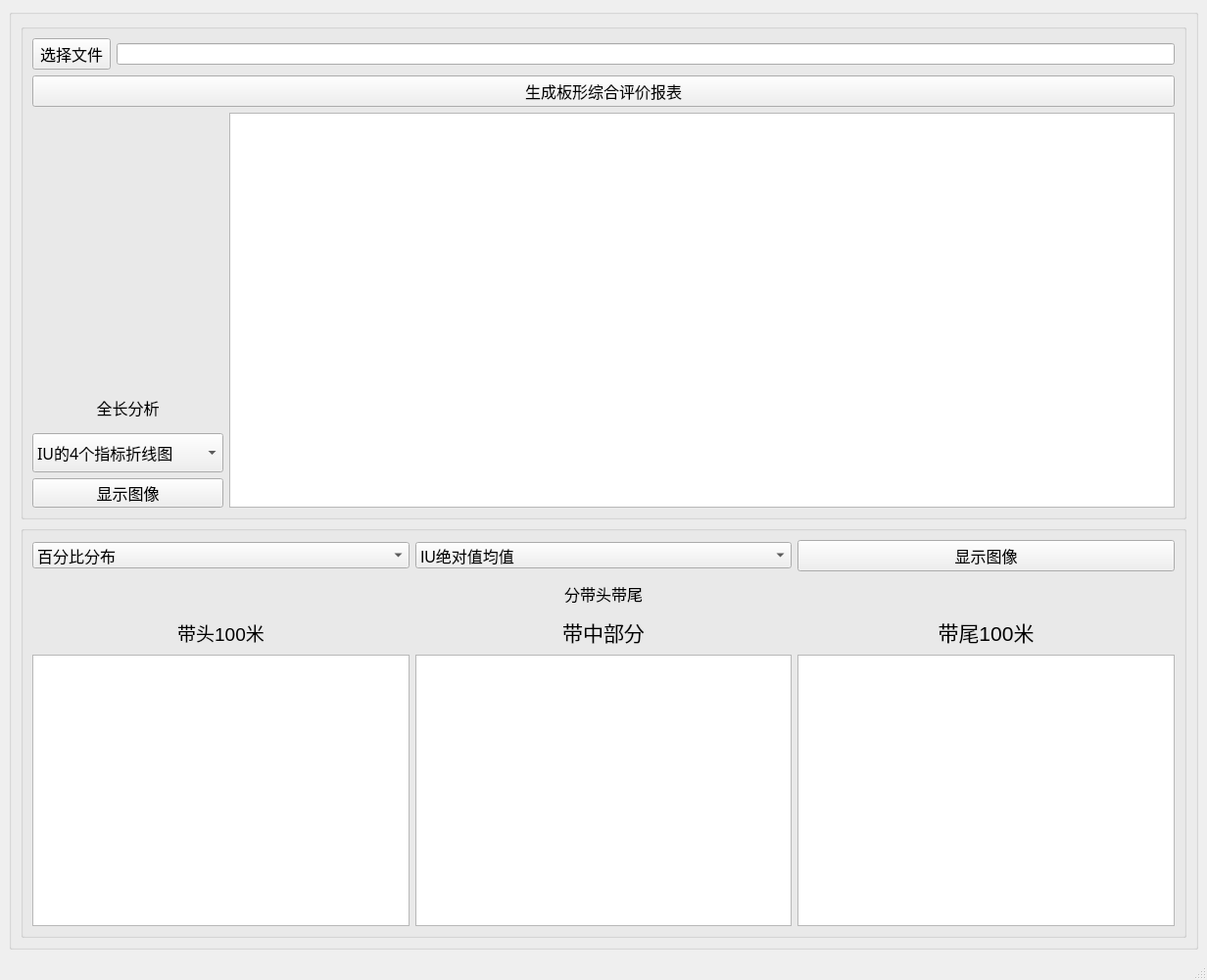
<?xml version="1.0" encoding="UTF-8"?>
<ui version="4.0">
 <class>SinglePolicyCompare</class>
 <widget class="QMainWindow" name="SinglePolicyCompare">
  <property name="geometry">
   <rect>
    <x>0</x>
    <y>0</y>
    <width>1232</width>
    <height>1000</height>
   </rect>
  </property>
  <property name="windowTitle">
   <string>SinglePolicyCompare</string>
  </property>
  <property name="styleSheet">
   <string notr="true"/>
  </property>
  <widget class="QWidget" name="centralwidget">
   <layout class="QVBoxLayout" name="verticalLayout_6">
    <item>
     <widget class="QGroupBox" name="groupBox_3">
      <property name="title">
       <string/>
      </property>
      <layout class="QVBoxLayout" name="verticalLayout_5" stretch="6,5">
       <item>
        <widget class="QGroupBox" name="groupBox">
         <property name="title">
          <string/>
         </property>
         <layout class="QVBoxLayout" name="verticalLayout_3" stretch="1,5">
          <item>
           <layout class="QVBoxLayout" name="verticalLayout_2">
            <item>
             <layout class="QHBoxLayout" name="horizontalLayout_2">
              <item>
               <widget class="QPushButton" name="pushButton">
                <property name="font">
                 <font>
                  <pointsize>12</pointsize>
                 </font>
                </property>
                <property name="text">
                 <string>选择文件</string>
                </property>
               </widget>
              </item>
              <item>
               <widget class="QLineEdit" name="lineEdit"/>
              </item>
             </layout>
            </item>
            <item>
             <widget class="QPushButton" name="pushButton_3">
              <property name="font">
               <font>
                <pointsize>12</pointsize>
               </font>
              </property>
              <property name="text">
               <string>生成板形综合评价报表</string>
              </property>
             </widget>
            </item>
           </layout>
          </item>
          <item>
           <layout class="QGridLayout" name="gridLayout_4">
            <item row="2" column="0">
             <widget class="QLabel" name="label_6">
              <property name="sizePolicy">
               <sizepolicy hsizetype="Maximum" vsizetype="Expanding">
                <horstretch>0</horstretch>
                <verstretch>0</verstretch>
               </sizepolicy>
              </property>
              <property name="maximumSize">
               <size>
                <width>400</width>
                <height>40</height>
               </size>
              </property>
              <property name="text">
               <string>&lt;html&gt;&lt;head/&gt;&lt;body&gt;&lt;p align=&quot;center&quot;&gt;&lt;span style=&quot; font-size:12pt;&quot;&gt;全长分析&lt;/span&gt;&lt;/p&gt;&lt;/body&gt;&lt;/html&gt;</string>
              </property>
             </widget>
            </item>
            <item row="0" column="1" rowspan="5">
             <layout class="QGridLayout" name="gridLayout">
              <item row="0" column="0">
               <widget class="QGraphicsView" name="graphicsView"/>
              </item>
             </layout>
            </item>
            <item row="4" column="0">
             <widget class="QPushButton" name="pushButton_4">
              <property name="sizePolicy">
               <sizepolicy hsizetype="Maximum" vsizetype="Expanding">
                <horstretch>0</horstretch>
                <verstretch>0</verstretch>
               </sizepolicy>
              </property>
              <property name="maximumSize">
               <size>
                <width>400</width>
                <height>30</height>
               </size>
              </property>
              <property name="font">
               <font>
                <family>Adobe Heiti Std</family>
                <pointsize>12</pointsize>
               </font>
              </property>
              <property name="styleSheet">
               <string notr="true"/>
              </property>
              <property name="text">
               <string>显示图像</string>
              </property>
             </widget>
            </item>
            <item row="1" column="0">
             <widget class="QLabel" name="label_5">
              <property name="sizePolicy">
               <sizepolicy hsizetype="Maximum" vsizetype="Preferred">
                <horstretch>0</horstretch>
                <verstretch>0</verstretch>
               </sizepolicy>
              </property>
              <property name="maximumSize">
               <size>
                <width>300</width>
                <height>300</height>
               </size>
              </property>
              <property name="text">
               <string/>
              </property>
              <property name="pixmap">
               <pixmap resource="../../qtResource/resource.qrc">:/icons/images/首钢.png</pixmap>
              </property>
              <property name="scaledContents">
               <bool>true</bool>
              </property>
             </widget>
            </item>
            <item row="3" column="0">
             <widget class="QComboBox" name="comboBox_3">
              <property name="sizePolicy">
               <sizepolicy hsizetype="Maximum" vsizetype="Expanding">
                <horstretch>0</horstretch>
                <verstretch>0</verstretch>
               </sizepolicy>
              </property>
              <property name="maximumSize">
               <size>
                <width>400</width>
                <height>40</height>
               </size>
              </property>
              <property name="font">
               <font>
                <family>Adobe Heiti Std</family>
                <pointsize>12</pointsize>
               </font>
              </property>
              <property name="styleSheet">
               <string notr="true"/>
              </property>
              <item>
               <property name="text">
                <string>IU的4个指标折线图</string>
               </property>
              </item>
              <item>
               <property name="text">
                <string>三维板形</string>
               </property>
              </item>
              <item>
               <property name="text">
                <string>热度图</string>
               </property>
              </item>
              <item>
               <property name="text">
                <string>浪形百分比</string>
               </property>
              </item>
              <item>
               <property name="text">
                <string>IU百分比</string>
               </property>
              </item>
              <item>
               <property name="text">
                <string>IU概率密度图</string>
               </property>
              </item>
              <item>
               <property name="text">
                <string>浪形模态图-绝对值均值</string>
               </property>
              </item>
              <item>
               <property name="text">
                <string>浪形模态图-均方根</string>
               </property>
              </item>
              <item>
               <property name="text">
                <string>浪形模态图-最大-最小</string>
               </property>
              </item>
             </widget>
            </item>
           </layout>
          </item>
         </layout>
        </widget>
       </item>
       <item>
        <widget class="QGroupBox" name="groupBox_2">
         <property name="title">
          <string/>
         </property>
         <layout class="QVBoxLayout" name="verticalLayout_4" stretch="2,5">
          <item>
           <layout class="QVBoxLayout" name="verticalLayout">
            <item>
             <layout class="QHBoxLayout" name="horizontalLayout">
              <item>
               <widget class="QComboBox" name="comboBox_2">
                <property name="font">
                 <font>
                  <pointsize>12</pointsize>
                 </font>
                </property>
                <item>
                 <property name="text">
                  <string>百分比分布</string>
                 </property>
                </item>
                <item>
                 <property name="text">
                  <string>概率密度图</string>
                 </property>
                </item>
               </widget>
              </item>
              <item>
               <widget class="QComboBox" name="comboBox">
                <property name="font">
                 <font>
                  <pointsize>12</pointsize>
                 </font>
                </property>
                <item>
                 <property name="text">
                  <string>IU绝对值均值</string>
                 </property>
                </item>
                <item>
                 <property name="text">
                  <string>IU均方根</string>
                 </property>
                </item>
                <item>
                 <property name="text">
                  <string>IU最大-最小</string>
                 </property>
                </item>
                <item>
                 <property name="text">
                  <string>IU最大值</string>
                 </property>
                </item>
               </widget>
              </item>
              <item>
               <widget class="QPushButton" name="pushButton_2">
                <property name="font">
                 <font>
                  <pointsize>12</pointsize>
                 </font>
                </property>
                <property name="text">
                 <string>显示图像</string>
                </property>
               </widget>
              </item>
             </layout>
            </item>
            <item>
             <widget class="QLabel" name="label_4">
              <property name="text">
               <string>&lt;html&gt;&lt;head/&gt;&lt;body&gt;&lt;p align=&quot;center&quot;&gt;&lt;span style=&quot; font-size:12pt;&quot;&gt;分带头带尾&lt;/span&gt;&lt;/p&gt;&lt;/body&gt;&lt;/html&gt;</string>
              </property>
             </widget>
            </item>
            <item>
             <layout class="QHBoxLayout" name="horizontalLayout_4">
              <item>
               <widget class="QLabel" name="label">
                <property name="text">
                 <string>&lt;html&gt;&lt;head/&gt;&lt;body&gt;&lt;p align=&quot;center&quot;&gt;&lt;span style=&quot; font-size:14pt;&quot;&gt;带头100米&lt;/span&gt;&lt;/p&gt;&lt;/body&gt;&lt;/html&gt;</string>
                </property>
               </widget>
              </item>
              <item>
               <widget class="QLabel" name="label_2">
                <property name="text">
                 <string>&lt;html&gt;&lt;head/&gt;&lt;body&gt;&lt;p align=&quot;center&quot;&gt;&lt;span style=&quot; font-size:16pt;&quot;&gt;带中部分&lt;/span&gt;&lt;/p&gt;&lt;/body&gt;&lt;/html&gt;</string>
                </property>
               </widget>
              </item>
              <item>
               <widget class="QLabel" name="label_3">
                <property name="layoutDirection">
                 <enum>Qt::LeftToRight</enum>
                </property>
                <property name="text">
                 <string>&lt;html&gt;&lt;head/&gt;&lt;body&gt;&lt;p align=&quot;center&quot;&gt;&lt;span style=&quot; font-size:16pt;&quot;&gt;带尾100米&lt;/span&gt;&lt;/p&gt;&lt;/body&gt;&lt;/html&gt;</string>
                </property>
               </widget>
              </item>
             </layout>
            </item>
           </layout>
          </item>
          <item>
           <layout class="QHBoxLayout" name="horizontalLayout_3">
            <item>
             <layout class="QGridLayout" name="gridLayout_2">
              <item row="0" column="0">
               <widget class="QGraphicsView" name="graphicsView_2">
                <property name="minimumSize">
                 <size>
                  <width>0</width>
                  <height>40</height>
                 </size>
                </property>
               </widget>
              </item>
             </layout>
            </item>
            <item>
             <layout class="QGridLayout" name="gridLayout_3">
              <item row="0" column="0">
               <widget class="QGraphicsView" name="graphicsView_3"/>
              </item>
             </layout>
            </item>
            <item>
             <layout class="QGridLayout" name="gridLayout_5">
              <item row="0" column="0">
               <widget class="QGraphicsView" name="graphicsView_4"/>
              </item>
             </layout>
            </item>
           </layout>
          </item>
         </layout>
        </widget>
       </item>
      </layout>
     </widget>
    </item>
   </layout>
  </widget>
  <widget class="QStatusBar" name="statusbar"/>
 </widget>
 <resources>
  <include location="../../qtResource/resource.qrc"/>
 </resources>
 <connections/>
</ui>
